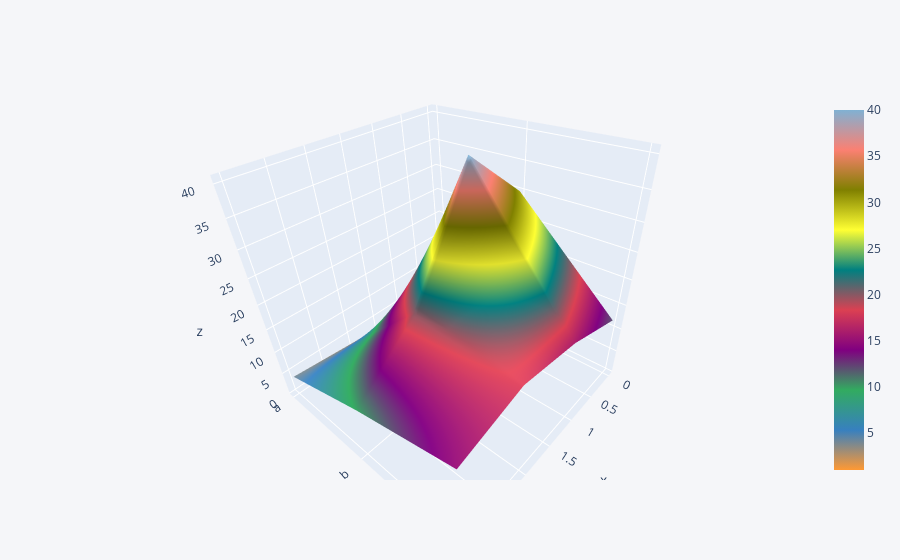

The notebook cell saved with this chart:
### Code cell
# Crea un gráfico 3D de superficie
dataframe2.iplot(kind='surface')

### Figure 1 — Plotly figure (JSON) as saved in the notebook; plotly's stock layout.template omitted (floating-point values rounded to 4 significant figures)
{"data": [{"colorscale": [[0, "rgb(255, 153, 51)"], [0.1111, "rgb(55, 128, 191)"], [0.2222, "rgb(50, 171, 96)"], [0.3333, "rgb(128, 0, 128)"], [0.4444, "rgb(219, 64, 82)"], [0.5556, "rgb(0, 128, 128)"], [0.6667, "rgb(255, 255, 51)"], [0.7778, "rgb(128, 128, 0)"], [0.8889, "rgb(251, 128, 114)"], [1, "rgb(128, 177, 211)"]], "type": "surface", "x": [0, 1, 2, 3], "y": ["a", "b", "c"], "z": [[1, 2, 3, 4], [30, 40, 20, 10], [12, 16, 18, 15]]}], "layout": {"autosize": true, "dragmode": "pan", "legend": {"bgcolor": "#F5F6F9", "font": {"color": "#4D5663"}}, "paper_bgcolor": "#F5F6F9", "plot_bgcolor": "#F5F6F9", "scene": {"aspectmode": "auto", "aspectratio": {"x": 1, "y": 1, "z": 1}, "camera": {"center": {"x": 0, "y": 0, "z": 0}, "eye": {"x": 0.9949, "y": 0.9949, "z": 0.9949}, "projection": {"type": "perspective"}, "up": {"x": -0.4552, "y": -0.3594, "z": 0.8146}}, "dragmode": "pan"}, "title": {"font": {"color": "#4D5663"}}, "xaxis": {"gridcolor": "#E1E5ED", "showgrid": true, "tickfont": {"color": "#4D5663"}, "title": {"font": {"color": "#4D5663"}, "text": ""}, "zerolinecolor": "#E1E5ED"}, "yaxis": {"gridcolor": "#E1E5ED", "showgrid": true, "tickfont": {"color": "#4D5663"}, "title": {"font": {"color": "#4D5663"}, "text": ""}, "zerolinecolor": "#E1E5ED"}}}
